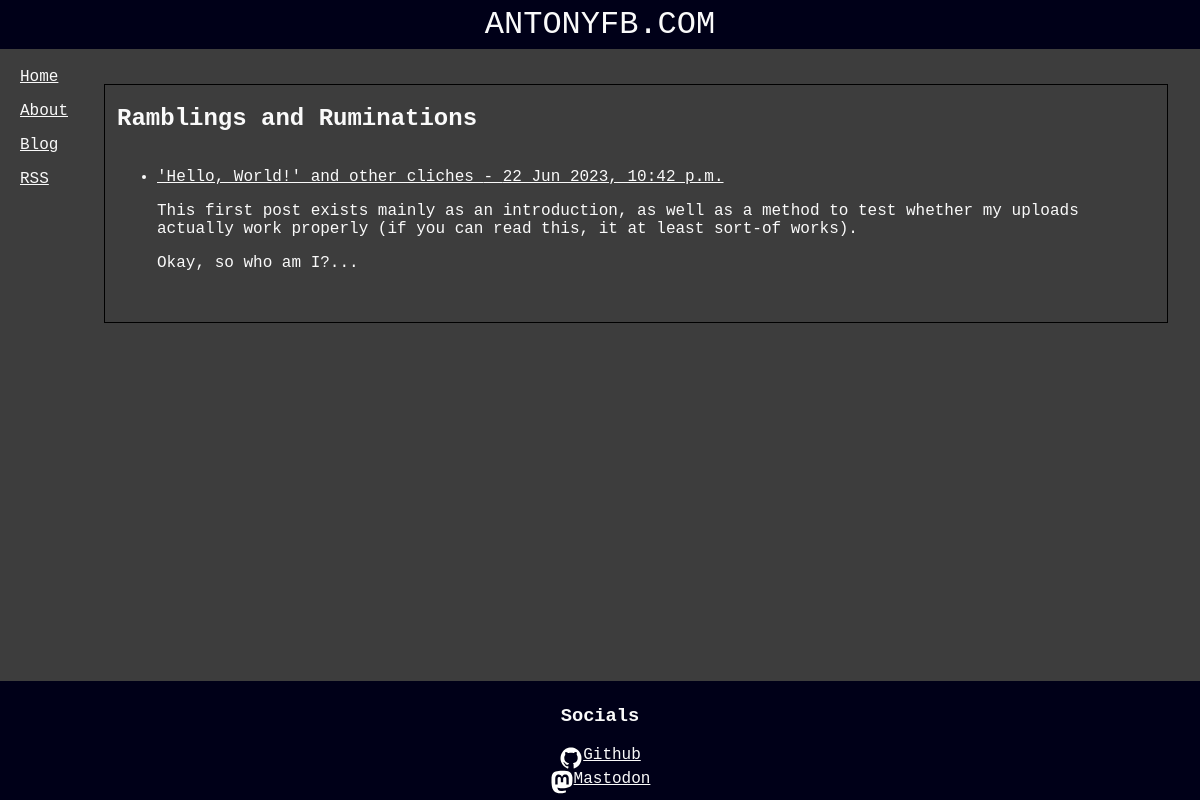
/blog/, run on an earlier commit of the app's database.
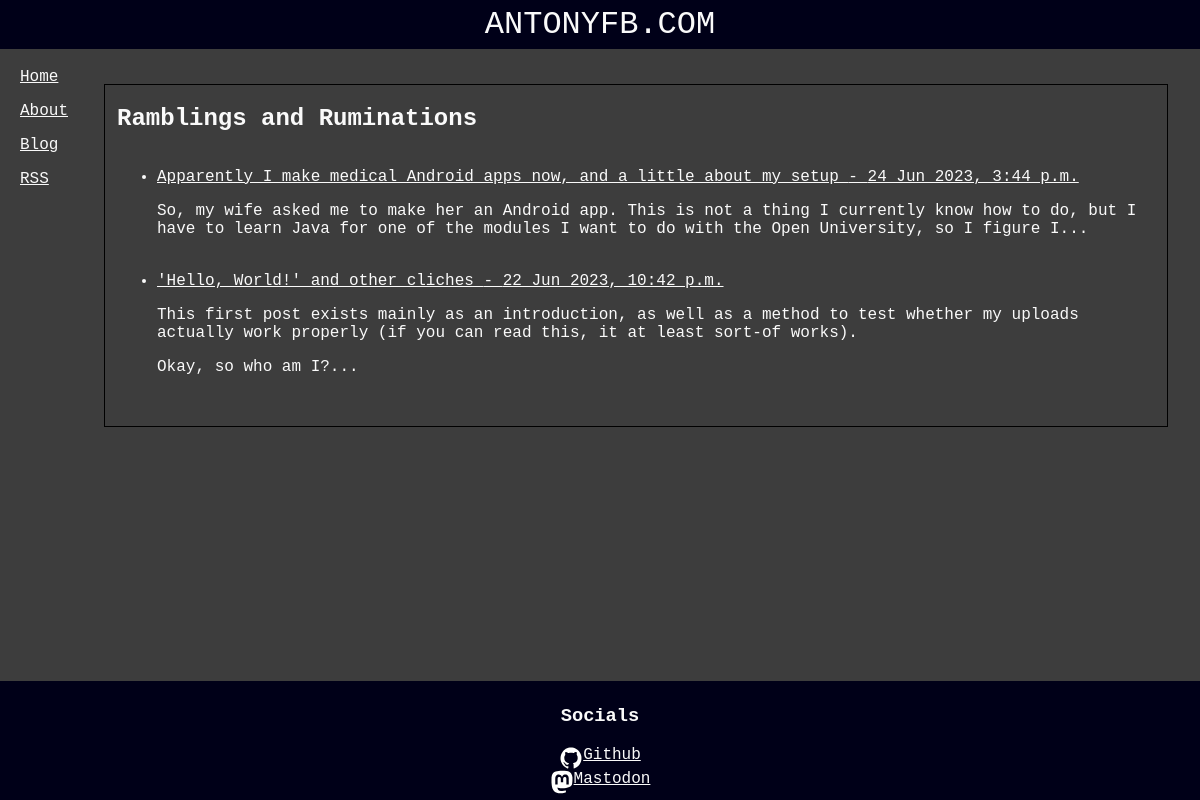
And on a later commit of the database.
### blog/models.py (models this page shows, shortened)
class Post(models.Model):
    title = models.CharField(max_length=200, unique=True)
    tag = models.ForeignKey(Tag, on_delete=models.CASCADE)
    text = models.TextField()
    date_added = models.DateTimeField(auto_now_add=True)

### blog/views.py (the view)
# urls.py: path('blog/', views.blog, name='blog'),
def blog(request):
    blogposts = Post.objects.order_by('-date_added')
    context = {'blogposts':blogposts}
    return render(request, 'blog/bloglist.html', context)

### blog/templates/blog/bloglist.html (shortened to what this page needs)
{% extends 'blog/base.html' %}
{% block content %}
    <h2>Ramblings and Ruminations</h2>
    <ul>
        {% for blogpost in blogposts %}
            <li><a href="/blog/{{ blogpost.id }}">{{ blogpost.title|safe }} - {{ blogpost.date_added }}</a>
                <br>
                <p>{{ blogpost.text|slice:":200"|safe }}...</p>
                <br>
            </li>
        {% endfor %}
    </ul>
{% endblock content %}

What changed in the data, as far as the page shows it:
added Post: title "Apparently I make medical Android apps now, and a little about my setup", date_added "24 Jun 2023, 3:44 p.m.", text "So, my wife asked me to make her an Android app. This is not a thing I currently know how to do, but I have to learn Java for one of the modules I want to do with the Open University, so I figure I"
